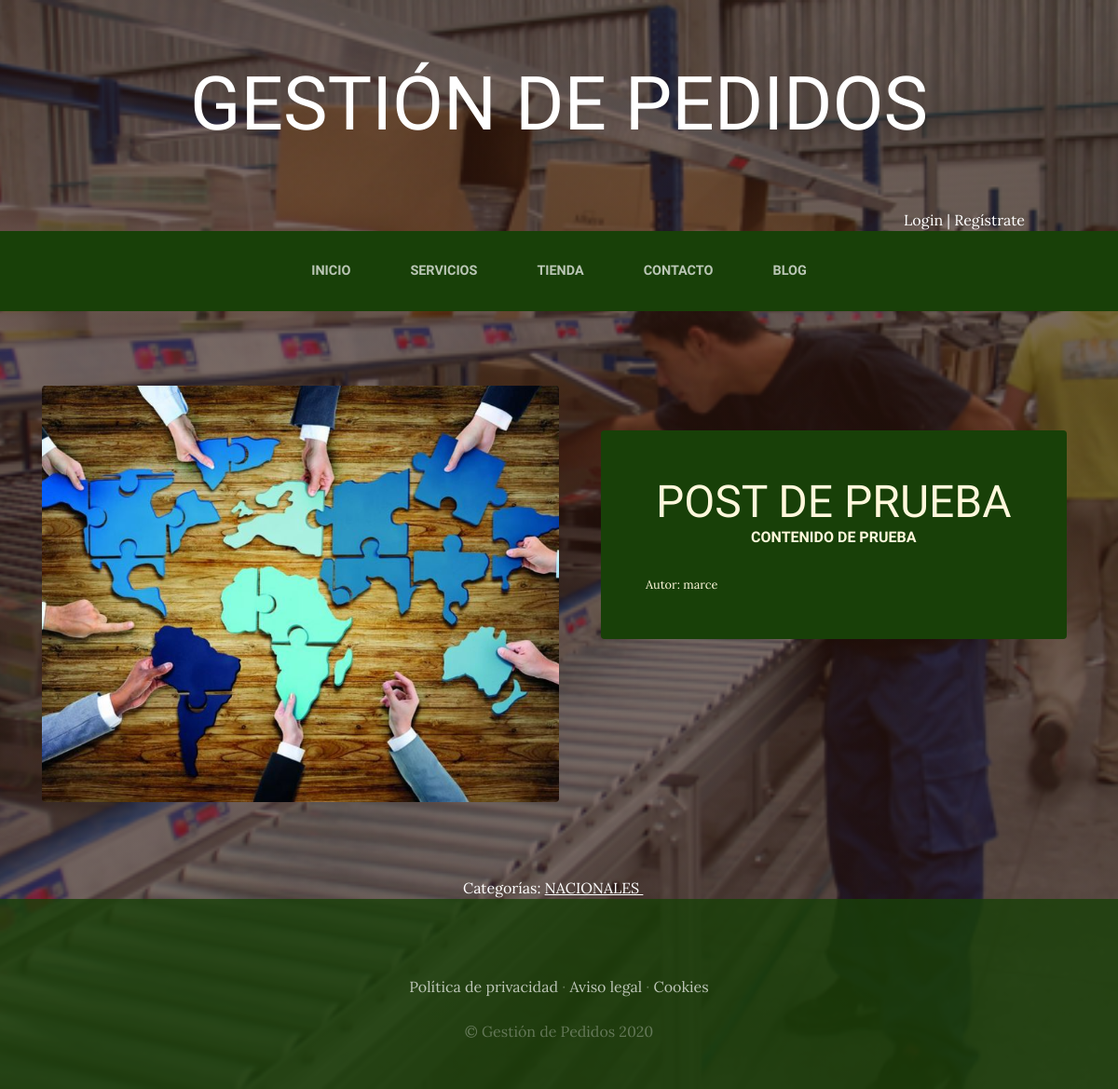
The page /categoria/2/ on the database its author committed.
### blog/models.py (models this page shows, shortened)
class Post(models.Model):
    titulo = models.CharField(max_length=50)
    contenido = models.CharField(max_length=50)
    imagen = models.ImageField(upload_to='blog', null=True, blank=True)
    autor = models.ForeignKey(User,on_delete=models.CASCADE)
    categorias=models.ManyToManyField(Categoria)
    created = models.DateTimeField(auto_now_add=True)
    updated = models.DateTimeField(auto_now_add=True)
    class Meta:
        verbose_name='post'
        verbose_name_plural='posts'

class Categoria(models.Model):
    nombre = models.CharField(max_length=50)
    created = models.DateTimeField(auto_now_add=True)
    updated = models.DateTimeField(auto_now_add=True)
    class Meta:
        verbose_name='categoria'
        verbose_name_plural='categorias'

### blog/views.py (the view)
# urls.py: path('categoria/<int:categoria_id>/', views.categoria , name="categoria"),
def categoria(request, categoria_id):
    categoria=Categoria.objects.get(id=categoria_id)
    posts=Post.objects.filter(categorias=categoria)
    return render(request, "blog/categoria.html", {'categoria': categoria, 'posts': posts})

### carro/context_processor.py (called while the page is built)
def importe_total_carro(request):
    total = 0
    if request.user.is_authenticated:
        for key, value in request.session["carro"].items():
            total = total + (float(value["precio"])*value["cantidad"])
    else:
        total="Debes loguearte !"
    return {"importe_total_carro":total}

### blog/templates/blog/categoria.html
{% extends "ProyectoWebApp/base.html" %}
{% load static %}
{% block content %}
    {% for post in posts %}
        <section class="page-section clearfix">
            <div class="container">
            <div class="intro">
                <img class="intro-img img-fluid mb-3 mb-lg-0 rounded" src="{{post.imagen.url}}" alt="" style="width: 50%;">
                <div class="intro-text left-0 text-center bg-faded p-5 rounded">
                    <h2 class="section-heading mb-4" >
                        <span class="section-heading-lower">{{post.titulo}}</span>
                        <span class="section-heading-upper">{{post.contenido}}</span>
                    </h2>
                    <div style="text-align: left; font-size: 0.8em;">
                        Autor: {{ post.autor }}
                    </div>
                </div>
            </div>
            </div>
        </section>
    {% endfor %}
        <section>
            <div style="width: 75%; margin: auto; text-align: center; color: white;">
                Categorías:
                {% for post in posts %}
                    {% for categoria in post.categorias.all %}
                        <a href="{% url 'categoria' categoria.id %}"  class="linksCategorias">{{categoria.nombre}} </a> &nbsp;&nbsp;&nbsp;
                    {% endfor %}
                {% endfor %}
            </div>
        </section>
{% endblock %}

### ProyectoWebApp/static/ProyectoWebApp/css/gestion.css (style rules this page uses)
body { font-family: 'Lora'; background: linear-gradient(rgba(47, 23, 15, 0.65), rgba(47, 23, 15, 0.65)), url("../img/bg_main.jpg"); background-attachment: fixed; background-position: center; background-size: cover; }
h1, h2, h3, h4, h5, h6 { font-family: 'Raleway'; }
.page-section { margin-top: 5rem; margin-bottom: 5rem; }
.section-heading { text-transform: uppercase; }
.section-heading .section-heading-upper { display: block; font-size: 1rem; font-weight: 800; padding-bottom:.5rem; }
.section-heading .section-heading-lower { display: block; font-size: 3rem; font-weight: 100; }
.bg-faded { background-color: rgba(255, 255, 255, 0.85); }
.intro { position: relative; }
@media (min-width: 992px) { .intro .intro-img { width: 75%; float: left; } }
@media (min-width: 992px) { .intro .intro-text { left: 600; width: 60%; margin-top: 3rem; background-color: rgba(24, 64, 8); color: cornsilk; position: absolute; } }
@media (min-width: 1200px) { .intro .intro-text { width: 45%; } }
.linksCategorias { color: white !important; text-decoration: underline; }

### rows shown on the page
Post: imagen (picture), titulo "POST DE PRUEBA", contenido "CONTENIDO DE PRUEBA", autor "marce"
Categoria: nombre "NACIONALES"
